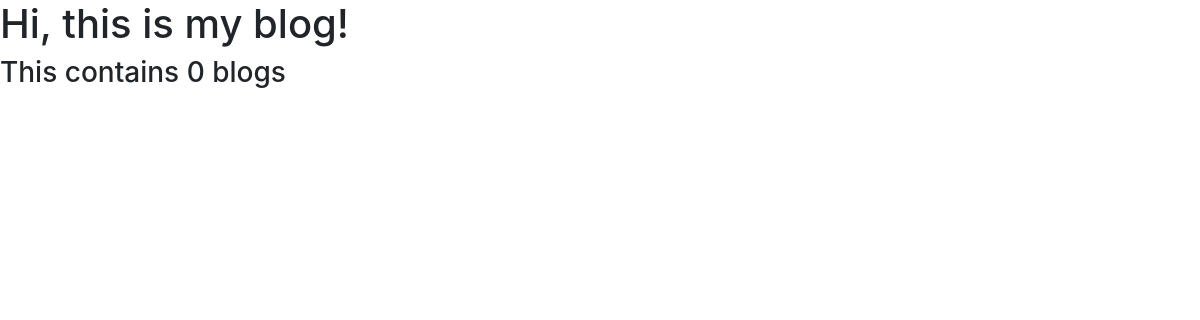
The page /blog/ on the database as committed earlier.
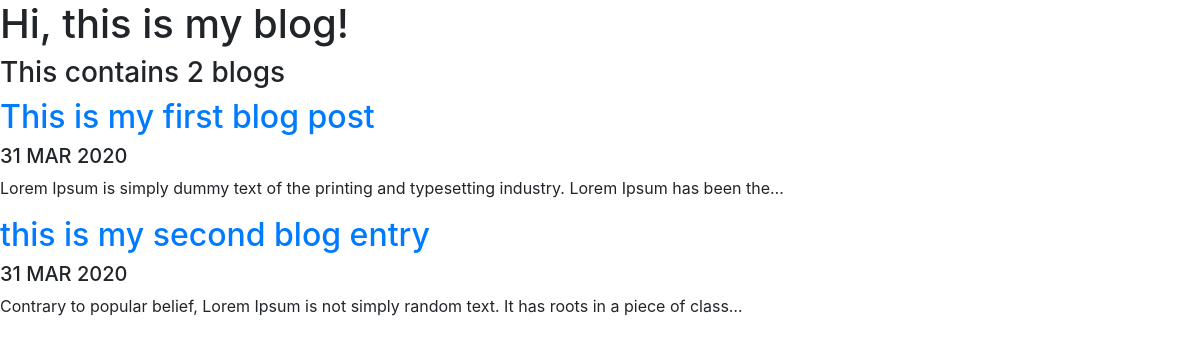
The same page on the database as committed later.
### blog/models.py (models this page shows, shortened)
class Blog(models.Model): # required to generate table in database
    title = models.CharField(max_length=200)
    description = models.TextField()
    image = models.ImageField(upload_to='blog/images/')
    date = models.DateField()

### blog/views.py (the view)
# urls.py: path('', views.all_blogs, name='all_blogs'),
def all_blogs(request):
    blog_posts = Blog.objects.order_by('-date')[:3] # limit to the latest 3 objects from database that are in the Blog model i.e. last 5 blog enteries
    return render(request, 'blog/all_blogs.html', {'blog_posts':blog_posts})

### blog/templates/blog/all_blogs.html (shortened to what this page needs)
<link rel="stylesheet" href="https://stackpath.bootstrapcdn.com/bootstrap/4.4.1/css/bootstrap.min.css">
<h1> Hi, this is my blog! </h1>
<h3>This contains {{ blog_posts.count }} blog{{ blog_posts.count|pluralize }} </h3>
{% for blog in blog_posts %}
<a href="{% url 'blog:detail' blog.id %}"><h2>{{ blog.title }}</h2></a>
<h5>{{ blog.date | date:'j M Y' | upper }}</h5>
<p>{{ blog.description | striptags |truncatechars:100 }}</p>
{% endfor %}

Rows that differ between the two databases and show on the page:
added Blog: title "This is my first blog post", date "31 MAR 2020", description "Lorem Ipsum is simply dummy text of the printing and typesetting industry. Lorem Ipsum has been the…"
added Blog: title "this is my second blog entry", date "31 MAR 2020", description "Contrary to popular belief, Lorem Ipsum is not simply random text. It has roots in a piece of class…"
Other text that changed with them:
{{ blog_posts.count }}: "0" → "2"
